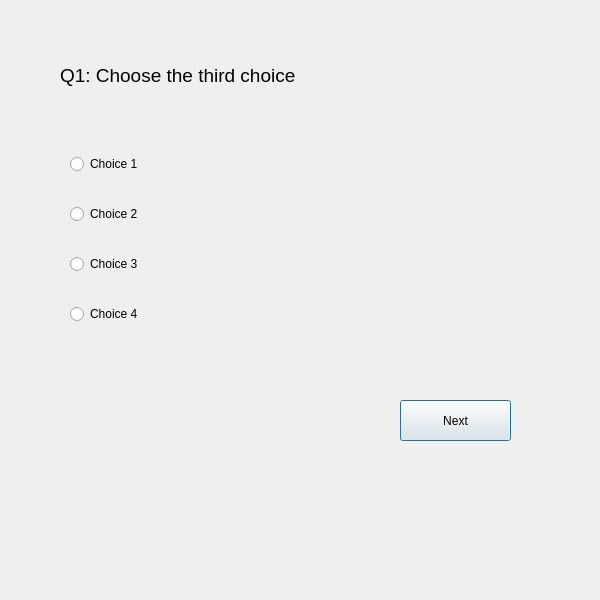
<?xml version="1.0" encoding="UTF-8"?>
<ui version="4.0">
 <class>FirstQuestion</class>
 <widget class="QDialog" name="FirstQuestion">
  <property name="geometry">
   <rect>
    <x>0</x>
    <y>0</y>
    <width>600</width>
    <height>600</height>
   </rect>
  </property>
  <property name="windowTitle">
   <string>Dialog</string>
  </property>
  <widget class="QLabel" name="label">
   <property name="geometry">
    <rect>
     <x>60</x>
     <y>30</y>
     <width>361</width>
     <height>91</height>
    </rect>
   </property>
   <property name="font">
    <font>
     <pointsize>14</pointsize>
    </font>
   </property>
   <property name="text">
    <string>Q1: Choose the third choice </string>
   </property>
  </widget>
  <widget class="QPushButton" name="pushButton">
   <property name="geometry">
    <rect>
     <x>400</x>
     <y>400</y>
     <width>111</width>
     <height>41</height>
    </rect>
   </property>
   <property name="text">
    <string>Next</string>
   </property>
  </widget>
  <widget class="QWidget" name="layoutWidget">
   <property name="geometry">
    <rect>
     <x>70</x>
     <y>130</y>
     <width>221</width>
     <height>221</height>
    </rect>
   </property>
   <layout class="QVBoxLayout" name="verticalLayout">
    <item>
     <widget class="QRadioButton" name="radioButton1">
      <property name="text">
       <string>Choice 1</string>
      </property>
     </widget>
    </item>
    <item>
     <widget class="QRadioButton" name="radioButton2">
      <property name="text">
       <string>Choice 2</string>
      </property>
     </widget>
    </item>
    <item>
     <widget class="QRadioButton" name="radioButton3">
      <property name="text">
       <string>Choice 3</string>
      </property>
     </widget>
    </item>
    <item>
     <widget class="QRadioButton" name="radioButton4">
      <property name="text">
       <string>Choice 4</string>
      </property>
     </widget>
    </item>
   </layout>
  </widget>
 </widget>
 <resources/>
 <connections/>
</ui>
